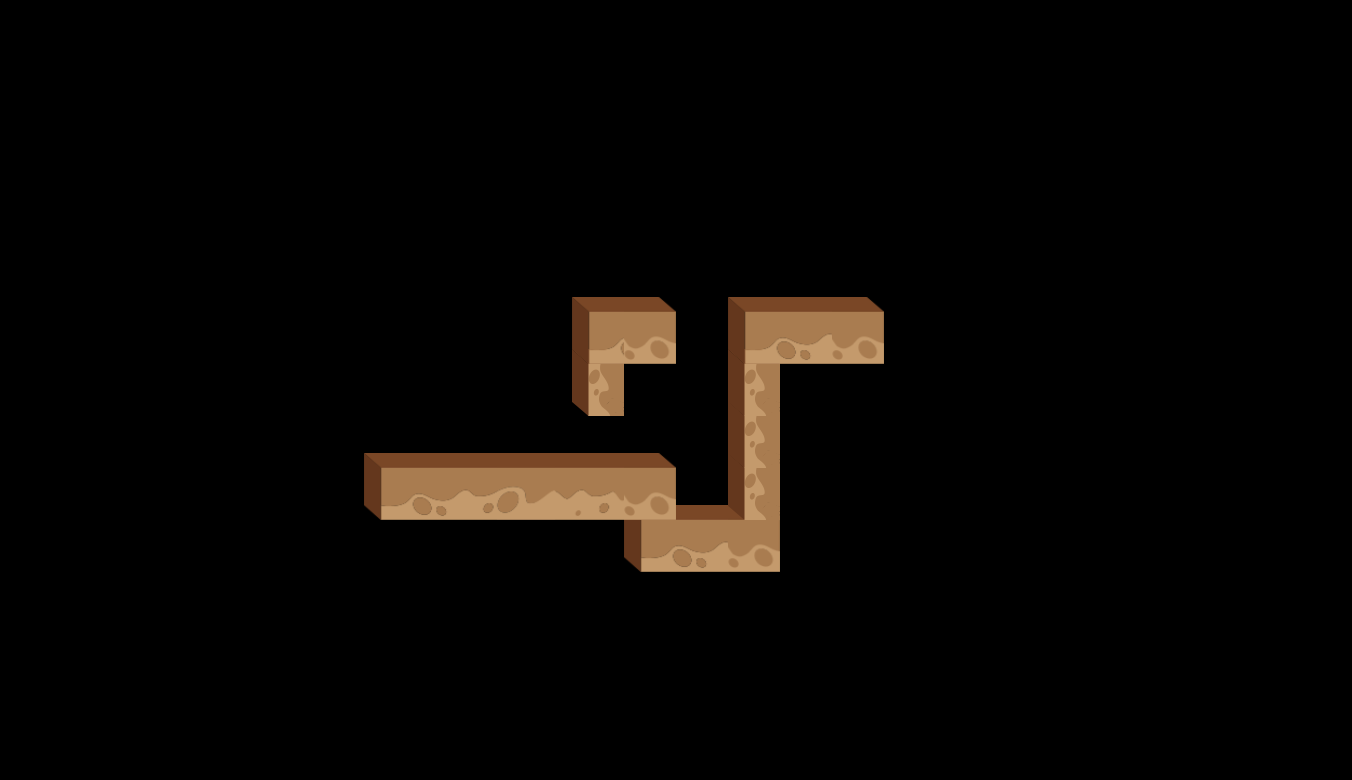

Rendered tile map (Tiled .tmx) drawn with the repository's tilesets; below, a short description and the map source with its tile grids summarised:
An orthogonal 26x15 tile map with 52x52 px tiles, 5 tile layers (road_5, road_4, road_3, road_2, ...), 2 tilesets and 5 objects (apple, door, startPos_1, startPos_2, startPos_3).

<map version="1.0" orientation="orthogonal" renderorder="right-down" width="26" height="15" tilewidth="52" tileheight="52">
 <tileset firstgid="1" name="road" tilewidth="52" tileheight="67">
  <image source="road.png" width="364" height="67" />
 </tileset>
 <tileset firstgid="8" name="road_2" tilewidth="52" tileheight="67">
  <image source="road_2.png" width="52" height="67" />
 </tileset>
 <layer name="road_5" width="26" height="15">
  <data>[390 cells, 3 non-empty, 3 distinct tile ids]</data>
 </layer>
 <layer name="road_4" width="26" height="15">
  <data>[390 cells, 1 non-empty, 1 distinct tile ids]</data>
 </layer>
 <layer name="road_3" width="26" height="15">
  <data>[390 cells, 1 non-empty, 1 distinct tile ids]</data>
 </layer>
 <layer name="road_2" width="26" height="15">
  <data>[390 cells, 2 non-empty, 1 distinct tile ids]</data>
 </layer>
 <layer name="road_1" width="26" height="15">
  <data>[390 cells, 11 non-empty, 6 distinct tile ids]</data>
 </layer>
 <objectgroup name="objLayer">
  <object name="apple" x="646" y="390" visible="0" />
  <object name="door" x="858" y="282" visible="0" />
  <object name="startPos_1" x="492" y="442" visible="0" />
  <object name="startPos_2" x="440" y="442" visible="0" />
  <object name="startPos_3" x="392" y="446" visible="0" />
 </objectgroup>
</map>
